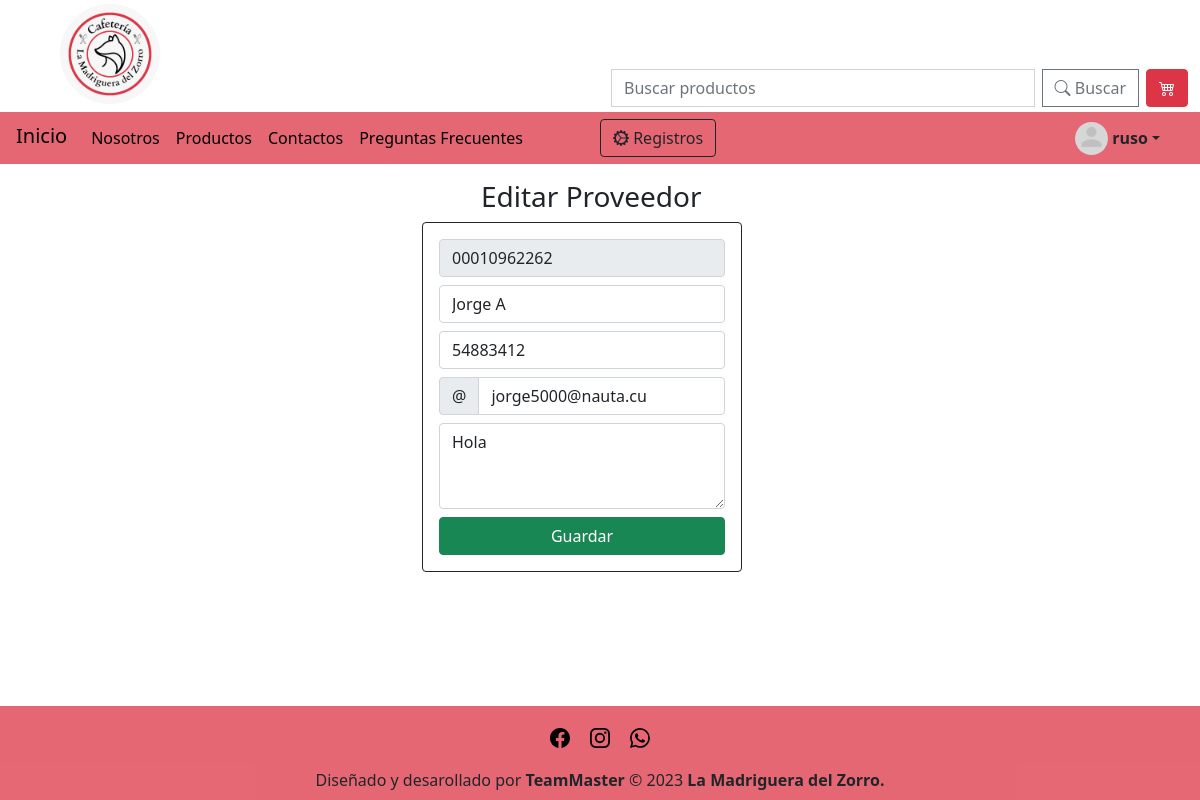
/edicionProveedor/00010962262 (signed in), run on the app's committed database.
### cafeteria_app/models.py (models this page shows, shortened)
class Proveedor(models.Model):
    ci = models.CharField(primary_key=True, max_length=11,unique=True)
    nombre = models.CharField(max_length=200)
    telefono = models.CharField(max_length=8)
    correo = models.EmailField(max_length=210)
    descripcion = models.TextField(max_length=300)

### cafeteria_app/views.py (the view)
# urls.py: path('edicionProveedor/<ci>', ProveedorClass.edicionProveedor),
    @permission_required('cafeteria.change_edicionProveedor')
    def edicionProveedor(request,ci):
        proveedor = Proveedor.objects.get(ci=ci)
        return render(request, "proveedor/edicionProveedor.html", {"proveedor": proveedor})

### cafeteria_app/context_processor.py (called while the page is built)
def total_carrito(request):
    total = 0
    if "carrito" in request.session.keys():
        for key, value in request.session["carrito"].items():
            total += value["acumulado"]
    return {"total": total}

### cafeteria_app/templates/proveedor/edicionProveedor.html (shortened to what this page needs)
{% extends "base.html" %}
 {% load static %}
{% block body %}
<div class="container py-3">
     <div class="row">
         <div class="col-sm-12 col-md-6 col-lg-4 pb-4 mx-auto">
             <h3 style="margin-left: 59px;">Editar Proveedor</h3>
             <div class="card border-dark" style="width: 20rem;">
                 <div class="card-body">
                     <form id="formularioProv" action="/editarProveedor/" method="POST">{% csrf_token %}
                         <div class="form-group pb-2">
                             <input type="text" name="ci" value="{{proveedor.ci}}" id="txtci" class="form-control form-input" placeholder="Carnet de Identidad" minlength="11" maxlength="11" required readonly>
                             </div>
                         <div class="form-group pb-2">
                             <input type="text" name="nombre" value="{{proveedor.nombre}}" id="txtnombre" class="form-control form-input" placeholder="Nombre" maxlength="50" required>
                         </div>
                         <div class="form-group pb-2">
                             <input type="text" name="telefono" value="{{proveedor.telefono}}" id="txttelefono" class="form-control form-input" placeholder="Telefono" minlength="8" maxlength="10" required>
                         </div>
                         <div class="form-group pb-2">
                            <div class="input-group">
                            <span class="input-group-text" id="arroba">@</span>
                            <input type="text" name="correo" value="{{proveedor.correo}}" id="txtcoreo" class="form-control form-input"
                             placeholder="Correo" minlength="11" maxlength="200" aria-describedby="arroba" required>
                            </div>
                        </div>
                        <div class="form-group pb-2" >
                            <textarea name="descripcion"  id="txtarea" rows="3" class="form-control" style="max-height:200px;" placeholder="Escriba una descripción">{{proveedor.descripcion}}</textarea>
                        </div>
                         <div class="form-group d-grid gap-2">
                             <button type="submit" class="btn btn-success  text-white">Guardar</button>
                         </div>
                     </form>
                 </div>
             </div>
         </div>
     </div>
    </div>
    <br>
{% endblock %}

### cafeteria_app/templates/base.html (shortened to what this page needs)
<!DOCTYPE html>
<html lang="en">
<head>
    {% load static %}
    <link rel="stylesheet" href="{% static 'css/bootstrap.min.css' %}">
    <link rel="stylesheet" href="{% static 'css/proveedores.css' %}">
    <link rel="stylesheet" href="{% static 'css/dataTables.bootstrap5.min.css' %}">
    <link rel="stylesheet" href="{% static 'css/bootstrap-icons.css' %}">
    <link rel="stylesheet" href="{% static 'css/fonts/bootstrap-icons.woff' %}">
    <link rel="stylesheet" href="{% static 'css/fonts/bootstrap-icons.woff2' %}">
</head>
<body>
      <div id="top" class="container-fluid">
        <div class="row">
          <div class="col-sm-12 col-md-6 mt-1 mb-2">
            <a href="/">
              <img class="rounded-circle float-start mx-5" src="{% static 'img/logo.jpg' %}" alt="Logo" width="100" height="100">
            </a>
          </div>
          <div id="div_form" class="col-sm-12 col-md-6 mb-1" >
              <form class="input-group" role="search"  method="POST" action="/search/"> {% csrf_token %}
                <input value="{{request.buscador}}" id="buscar" name="buscador" class="form-control me-2 buscar" type="text" placeholder="Buscar productos" >
                <button id="boton" class="btn btn-outline-secondary me-2 bi bi-search" type="submit"> Buscar</button>
                <div class="carrito">
                  <a class="btn btn-danger bi bi-cart4" data-bs-toggle="offcanvas" href="#offcanvasExample1" role="button" aria-controls="offcanvasExample">
                  </a>
                </div>
              </form>
          </div>
        </div>
      </div>
        <nav class="navbar bg-danger bg-opacity-75 navbar-dark p-1 ">
            <div class="container-fluid navbar-expand-md">
              <a class="navbar-brand mb-lg-1" href="/" id="zorrillo">
                Inicio
              </a>
              <div class=" collapse navbar-collapse" id="navbarSupportedContent">
                <ul class="navbar-nav me-auto mb-lg-0 ">
                  <li class="nav-item">
                      <a class="nav-link" aria-current="page" href="{% url 'nosotros' %}">Nosotros</a>
                  </li>
                  <li class="nav-item">
                    <a class="nav-link" href="/#productos">Productos</a>
                  </li>
                  <li class="nav-item">
                    <a class="nav-link " href="/contacto">Contactos</a>
                  </li>
                  <li class="nav-item">
                    <a class="nav-link" href="{% url 'faq' %}">Preguntas Frecuentes</a>
                  </li>
                </ul>
                <div class="dropdown float-end me-4" >
                  <a href="#" class="d-flex align-items-center link-body-emphasis text-decoration-none dropdown-toggle text-dark" data-bs-toggle="dropdown" aria-expanded="false" >
                    <img src="{% static 'img/avatar-mono.png' %}" alt="Avatar" class="rounded-circle me-1" width="33" height="33">
                    {% if user.is_authenticated %}
                    <strong >{{ user.username }}</strong>
                    {% endif %}
                  </a>
                </div>
              </div>
            </div>
            {% if request.user.is_superuser %}
            <div class="menu position-absolute top-48 start-50">
              <a class="btn btn-outline-dark bi bi-gear-wide-connected" data-bs-toggle="offcanvas" href="#offcanvasExample" role="button" aria-controls="offcanvasExample">
              Registros</a>
             </div>
             {% endif %}
        </nav>
   {% block body %}
   {% endblock %}
   <footer class=" text-center text-dark mt-5 bg-danger bg-opacity-75" >
    <div class="container p-3 pb-0 ">
      <section class="mb-2">
        <a class="btn btn-outline-primary btn-sm" href="https://www.facebook.com/universidad.uci" target="_blank" role="button" style="border: none;">
          <img src="{% static 'img/facebook.svg' %}" alt="Facebook" width="20" title="Facebook">
        </a>
        <a class="btn btn-outline-light btn-sm" href="https://www.instagram.com/invites/contact/?i=1i4m8kbbds1bt&utm_content=raz2p57" role="button" role="button" target="_blank" style="border: none;">
          <img src="{% static 'img/instagram.svg' %}" alt="Instagram" width="20" title="Instagram">
        </a>
        <a class="btn btn-outline-success btn-sm" href="https://chat.whatsapp.com/LUB5WtoBCr4Dyk1CjjyfNG" role="button" target="_blank" style="border: none;">
          <img src="{% static 'img/whatsapp.svg' %}" alt="WhatsApp" width="20" title="WhatsApp">
        </a>
      </section>
    </div>
      <div class="text-center p-2">
        Diseñado y desarollado por <b class="text-dark">TeamMaster</b> © 2023 <b class="text-dark">La Madriguera del Zorro.</b>
      </div>
  </footer>
</body>
</html>

### static/css/proveedores.css (style rules this page uses)
@media only screen and (min-width:768px) { #div_form { margin-top: 4.3rem; } }
#zorrillo { color: black !important; }
.nav-link { color: black !important; }
html { min-height: 100%; position: relative; }
body { margin: 0; margin-bottom: 70px; }
footer { position: absolute; width: 100%; bottom: 0; }

### data on the page
Proveedor: ci "00010962262", nombre "Jorge A", telefono "54883412", correo "jorge5000@nauta.cu", descripcion "Hola"

### other printed values
{{ user.username }} "ruso"
